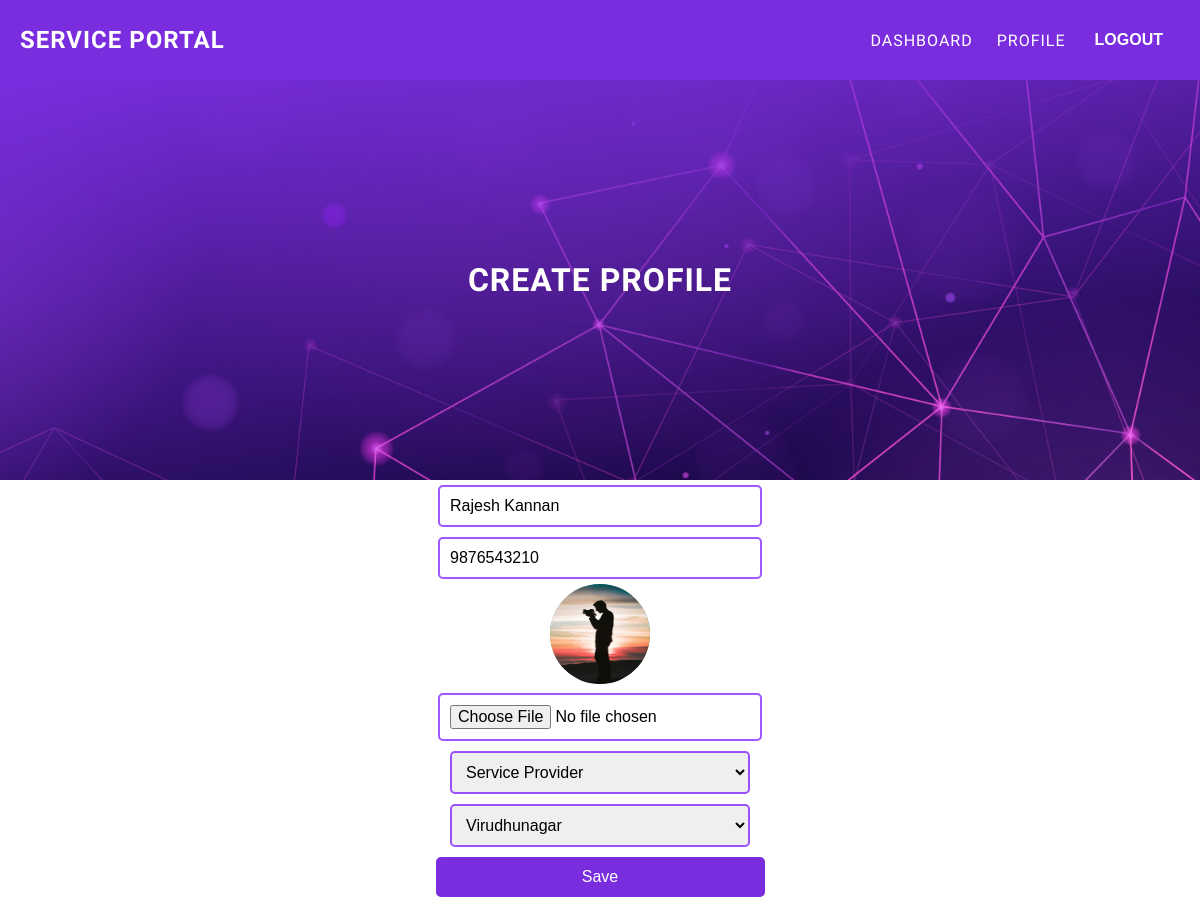
Screenshot of /profile/edit (signed in) with the database file from the repository.
### users/models.py (models this page shows, shortened)
class Profile(models.Model):
    USER_TYPE_CHOICES = [
        ('Customer', 'Customer'),
        ('Service Provider', 'Service Provider'),
    ]
    user = models.OneToOneField(User, on_delete=models.CASCADE, related_name='profile')
    name = models.CharField(max_length=100)
    phone_no = models.CharField(max_length=15)
    user_type = models.CharField(max_length=20, choices=USER_TYPE_CHOICES)
    location = models.ForeignKey('Location', on_delete=models.SET_NULL, null=True, blank=True, related_name='profile')
    profile_image = models.ImageField(upload_to='profile_images/', null=True, blank=True)

### users/views.py (the view, shortened to what this page needs)
# urls.py: path('profile/edit',edit_profile,name='edit_profile'),
@login_required
def edit_profile(request):
    try:
        locations = Location.objects.all()
        profile =request.user.profile
    except Profile.DoesNotExist:
        profile=None
    user_types = ['Customer', 'Service Provider']
    context={
        'profile':profile,
        'user_types': user_types,
        'locations': locations
    }
    return render(request,'users/edit_profile.html',context)

### users/templates/users/edit_profile.html (shortened to what this page needs)
{% extends "base.html" %}
{% block content %}
    <div class="banner">
        <h1>CREATE PROFILE</h1>
    </div>
    <form action="" method="POST" class="form" enctype="multipart/form-data">
        <div>
            <input type="text" id="name" name="name" value="{{ profile.name }}" placeholder="Name">
        </div>
        <div>
            <input type="number" id="phone" name="phone" value="{{ profile.phone_no }}" placeholder="Phone number">
        </div>
        <span>
            <img style="background:url('/static/media/resources/avatar.jpeg'); width:100px; height:100px; border-radius:100%; background-position: center; background-size: cover;" src="{{ profile.profile_image.url }}" alt="">
        </span>
            <input type="file" id="image" name="image" placeholder="Image" default:"/static/media/resources/avatar.jpeg" accept="image/*"  required>
        <div>
            <select id="user_type" name="user_type" placeholder="User Type" class="input">
                {% for type in user_types %}
                    <option value="{{ type }}" {% if type == profile.user_type %}selected{% endif %}>
                        {{ type }}
                    </option>
                {% endfor %}
            </select>
        </div>
        <div>
            <select id="id_location" name="location" class="input">
                {% for location in locations %}
                    <option
                        value="{{ location.location_id }}"
                        {% if location.id == form.location.value %}selected{% endif %}>
                        {{ location.city }}
                    </option>
                {% endfor %}
            </select>
        </div>
        <button type="submit">Save</button>
    </form>
{% endblock content %}

### static/css/style.css (style rules this page uses)
* { padding: 0; margin: 0; }
body { font-family: "Jua", serif; font-weight: 400; font-style: normal; letter-spacing: 1px; }
.banner { background-image: linear-gradient(170deg,rgb(122, 45, 223),rgba(123, 46, 224, 0)),url('/static/media/resources/banner.jpg'); width: auto; height: 50vh; background-position: center; background-size: cover; color: white; display: flex; justify-content: center; align-items: center; flex-direction: column; }
input,.input,textarea { width: 300px; border-radius: 5px; border-color: rgba(111, 0, 255, 0.66); margin: 5px; padding: 10px; border-radius: 5px; border: 2px solid rgba(111, 0, 255, 0.66); outline: none; font-size: 16px; }
button { width: 329px; height: 40px; margin: 5px; background-color: #7A2DDF; color: white; border: none; border-radius: 5px; font-size: 16px; transition: background 0.3s; cursor: pointer; }
.form { min-height: 45vh; display: flex; flex-direction: column; align-items: center; justify-content: center; }

### rows the page displays
Profile: name "Rajesh Kannan", phone "9876543210", profile_image (picture), user_type "Service Provider"

### other values shown
form field location "Virudhunagar"
